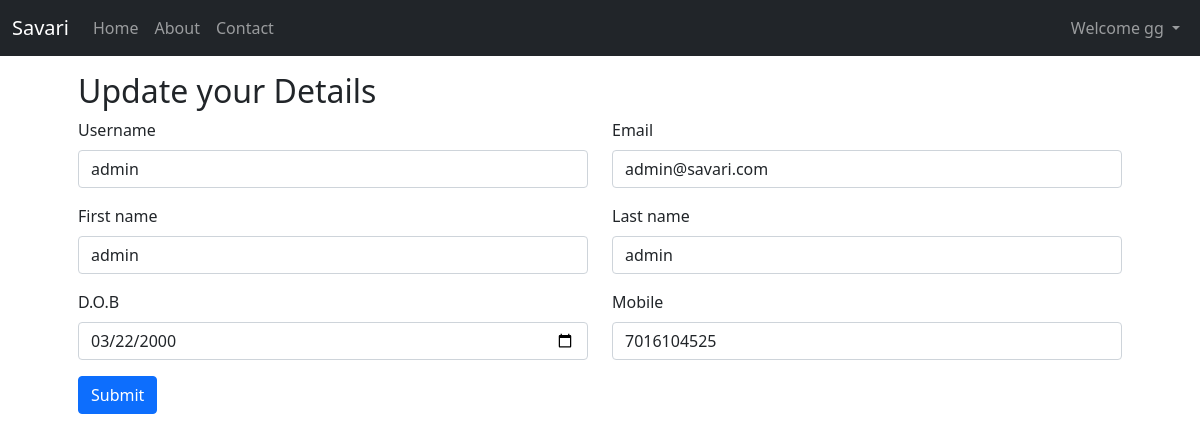
The app's page /user/update/1/ (signed in) with its own data.
### userAccount/models.py (models this page shows, shortened)
class User(AbstractBaseUser,PermissionsMixin):
    email=models.EmailField(max_length=254,unique=True)
    username=models.CharField(max_length=50,unique=True)
    first_name=models.CharField(max_length=50)
    last_name=models.CharField(max_length=50)
    dob=models.DateField()
    phone_regex = RegexValidator(regex=r'^[0-9]{10}$', message="Phone number must be entered in the format: '999999999'. 10 digits allowed.")
    mobile = models.CharField(validators=[phone_regex], max_length=17, blank=True)
    date_joined=models.DateTimeField(auto_now_add=True)
    last_login=models.DateTimeField(auto_now=True)
    is_admin=models.BooleanField(default=False)
    is_active=models.BooleanField(default=True)
    is_staff=models.BooleanField(default=False)
    is_superuser=models.BooleanField(default=False)
    USERNAME_FIELD='username'
    REQUIRED_FIELDS=['email','first_name','last_name','dob','mobile']
    objects=UserManager()
    def __str__(self):
        return self.username

### userAccount/views.py (the view, shortened to what this page needs)
# urls.py: path('update/<str:pk>/',views.updateUser,name="update_user"),
@login_required
def updateUser(request,pk):
    user=User.objects.get(id=pk)
    form=UpdateForm(instance=user)
    print(form)
    context={'form':form}
    return render(request,'userAccount/update.html',context)

### userAccount/forms.py
class UpdateForm(ModelForm):
    def __init__(self, *args, **kwargs):
        super(UpdateForm, self).__init__(*args, **kwargs)
        for visible in self.visible_fields():
            visible.field.widget.attrs['class'] = 'form-control'
    class Meta:
        model=User
        labels={'dob':('D.O.B')}
        fields = ["username", "dob", "email", "first_name", "last_name","mobile"]
        widgets={'dob':widgets.DateInput(attrs={'type':'date'})}

### templates/userAccount/update.html (shortened to what this page needs)
{% extends 'base.html' %}
{% block body %}
    <div class="container my-3 px-5">
        <h2>Update your Details</h2>
        <form method="POST" action="{% url 'update_user' 2 %}">
            <div class="row">
                <div class="col-md-6">
                    <div class="mb-3">
                        <label for="exampleInputEmail1" class="form-label">{{form.username.label}}</label>
                        {{form.username}}
                    </div>
                </div>
                <div class="col-md-6">
                    <div class="mb-3">
                        <label for="exampleInputEmail1" class="form-label">{{form.email.label}}</label>
                        {{form.email}}
                    </div>
                </div>
                <div class="col-md-6">
                    <div class="mb-3">
                        <label for="exampleInputEmail1" class="form-label">{{form.first_name.label}}</label>
                        {{form.first_name}}
                    </div>
                </div>
                <div class="col-md-6">
                    <div class="mb-3">
                        <label for="exampleInputEmail1" class="form-label">{{form.last_name.label}}</label>
                        {{form.last_name}}
                    </div>
                </div>
                <div class="col-md-6">
                    <div class="mb-3">
                        <label for="exampleInputEmail1" class="form-label">{{form.dob.label}}</label>
                        {{form.dob}}
                    </div>
                </div>
                <div class="col-md-6">
                    <div class="mb-3">
                        <label for="exampleInputEmail1" class="form-label">{{form.mobile.label}}</label>
                        {{form.mobile}}
                    </div>
                </div>
            </div>
            <button type="submit" class="btn btn-primary">Submit</button>
        </form>
    </div>
{% endblock body %}

### templates/base.html (shortened to what this page needs)
<!doctype html>
<html lang="en">
  <head>
    <link href="https://cdn.jsdelivr.net/npm/bootstrap@5.1.1/dist/css/bootstrap.min.css" rel="stylesheet">
  </head>
  <body>
    <nav class="navbar navbar-expand-lg navbar-dark bg-dark">
        <div class="container-fluid">
          <a class="navbar-brand" href="/">Savari</a>
          <div class="collapse navbar-collapse" id="navbarSupportedContent">
            <ul class="navbar-nav me-auto mb-2 mb-lg-0">
              <li class="nav-item">
                <a class="nav-link {% block activeHome %}{% endblock activeHome %}" href="/">Home</a>
              </li>
              <li class="nav-item">
                <a class="nav-link {% block activeAbout %}{% endblock activeAbout %}" href="/about">About</a>
              </li>
              <li class="nav-item">
                <a class="nav-link {% block activeContact %}{% endblock activeContact %}" href="/contact">Contact</a>
              </li>
            </ul>
            {% if user.is_authenticated %}
            <ul class="navbar-nav ml-auto">
            <li class="nav-item dropdown">
              <a class="nav-link dropdown-toggle" href="#" id="navbarDropdown" role="button" data-bs-toggle="dropdown" aria-expanded="false">
                Welcome {{ request.user }}
              </a>
            </li>
            </ul>
            {% endif %}
          </div>
        </div>
      </nav>
      {% block body %}{% endblock body %}
  </body>
</html>

### records on screen
User: user "gg"
User: username "admin", email "admin@savari.com", first_name "admin", last_name "admin", dob "03/22/2000", mobile "7016104525"
